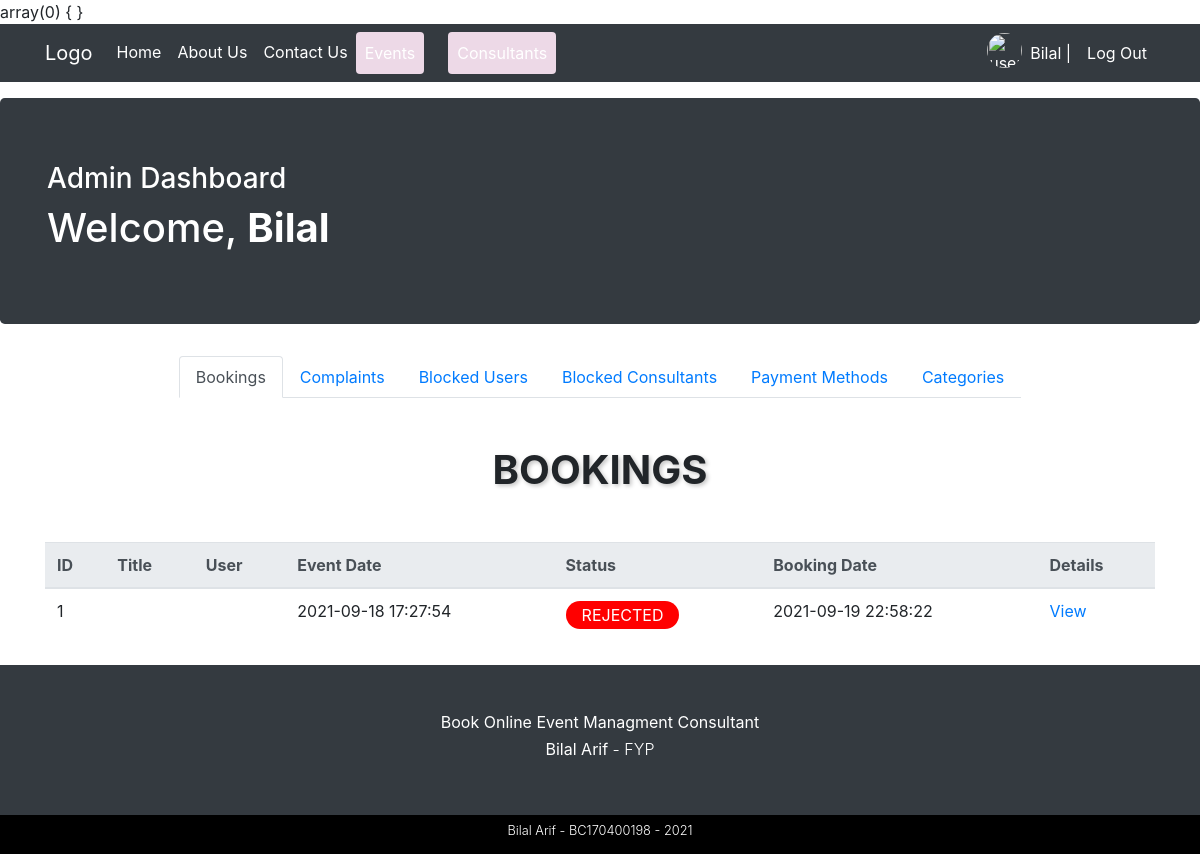
/admin-dashboard.php (signed in), run on an earlier commit of the app's database.
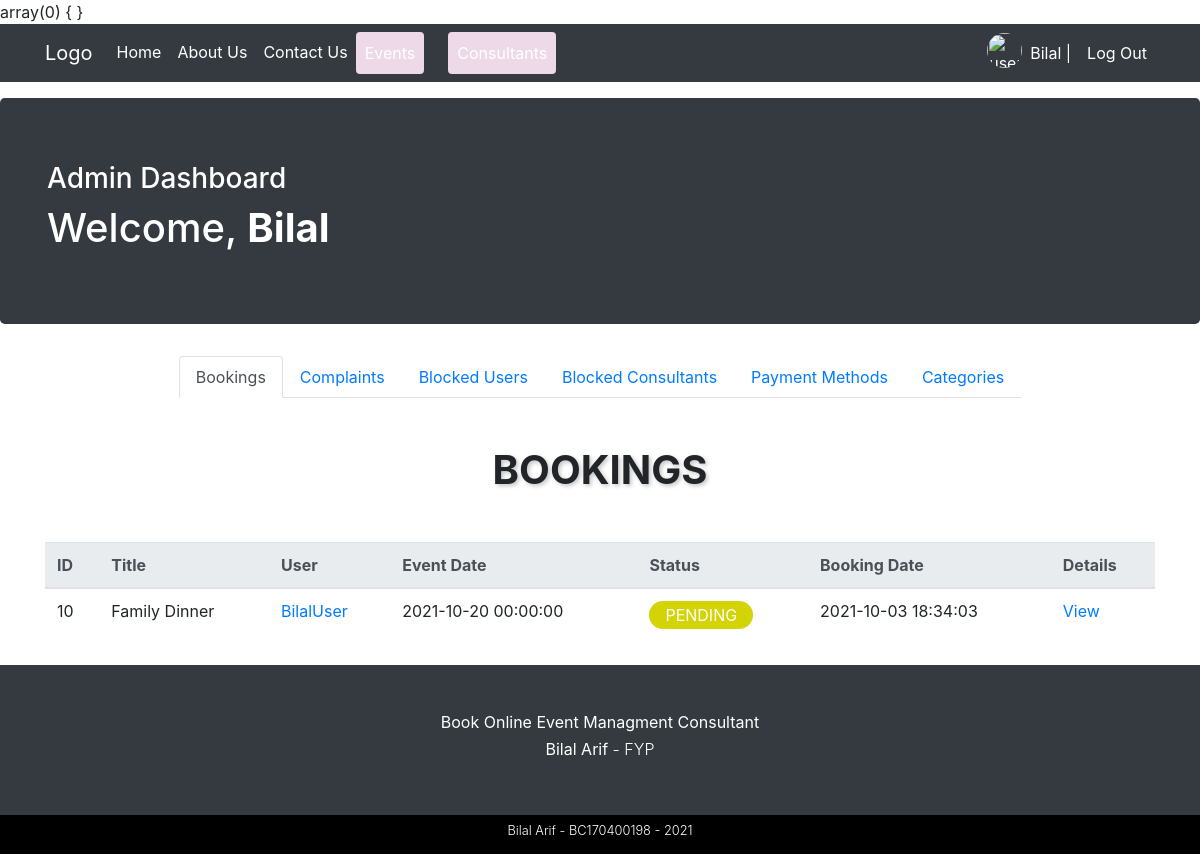
And on a later commit of the database.
### tables this page shows
CREATE TABLE IF NOT EXISTS `bookings` (
  `booking_id` int(11) NOT NULL AUTO_INCREMENT,
  `booking_event` int(11) NOT NULL,
  `booking_event_name` varchar(255) NOT NULL,
  `booking_description` text NOT NULL,
  `booking_consultant` int(11) NOT NULL,
  `booking_consultant_username` varchar(255) NOT NULL,
  `booking_user` int(11) NOT NULL,
  `booking_user_username` varchar(255) NOT NULL,
  `booking_status` varchar(50) NOT NULL DEFAULT 'pending',
  `booking_date` datetime NOT NULL,
  `booking_createdAt` datetime NOT NULL DEFAULT CURRENT_TIMESTAMP,
  PRIMARY KEY (`booking_id`)
);

### includes/classes/Database.php (called while the page is built, shortened)
<?php
class Database {
    private $pdo;
    public function __construct(){
        $this->pdo = new PDO("mysql:host=localhost;dbname=lamhey", "Bilal", "123123");
        $this->pdo->setAttribute(PDO::ATTR_ERRMODE, PDO::ERRMODE_EXCEPTION);
    }
    public function queryDB($sql, $mode, $values = array()){
        $stmt = $this->pdo->prepare($sql);
        foreach($values as $valueToBind){
            $stmt->bindValue($valueToBind[0], $valueToBind[1]);
        }
        $stmt->execute();
        if ($mode != Database::SELECTSINGLE && $mode != Database::SELECTALL && $mode != Database::EXECUTE){
            throw new Exception('Invalid Mode');
        }else if ($mode == Database::SELECTSINGLE){
            return $stmt->fetch(PDO::FETCH_ASSOC);
        }else if ($mode == Database::SELECTALL){
            return $stmt->fetchAll(PDO::FETCH_ASSOC);
        }
    }
}

### includes/classes/Admin.php (called while the page is built, shortened)
<?php
class Admin extends User {
    protected $db;
    public function __construct($pUsername){
        $this->db = new Database();
    }
    public function getBookingList() {
        $sql = "SELECT * FROM bookings";
        $result = $this->db->queryDB($sql, Database::SELECTALL);
        return $result;
    }
}

### process/admin_dashboard_process.php (the view, shortened to what this page needs)
<?php
$admin = new Admin("admin");
$bookingData = $admin->getBookingList();
$blockedConsultants = $admin->getBlockedConsultantList();
var_dump($blockedConsultants);
function bookingTd($booking) {
    $id = $booking['booking_id'];
    $userId = $booking['booking_user'];
    $event = $booking['booking_event_name'];
    $date = $booking['booking_date'];
    $status = $booking['booking_status'];
    $bookingUsername = $booking['booking_user_username'];
    $bookingDate = $booking['booking_createdAt'];
    $td =
        <<<HTML
         <tr>
            <td>$id</td>
            <td>$event</td>
            <td><a href="user-dashboard.php?id=$userId">$bookingUsername</a></td>
            <td>$date</td>
            <td><label class="rounded-pill px-3 py-1 text-uppercase $status" for="">$status</label></td>
            <td>$bookingDate</td>
            <td><a href="booking-detail.php?id=$id">View</a></td>
         <tr>
        HTML;
    echo $td;
}
function bookingList($data) {
    array_map("bookingTd", $data);
}

What changed in the data, as far as the page shows it:
removed bookings: booking_id "1", booking_date "2021-09-18 17:27:54", booking_status "REJECTED", booking_createdAt "2021-09-19 22:58:22"
added bookings: booking_id "10", booking_event_name "Family Dinner", booking_user_username "BilalUser", booking_date "2021-10-20 00:00:00", booking_status "PENDING", booking_createdAt "2021-10-03 18:34:03"
